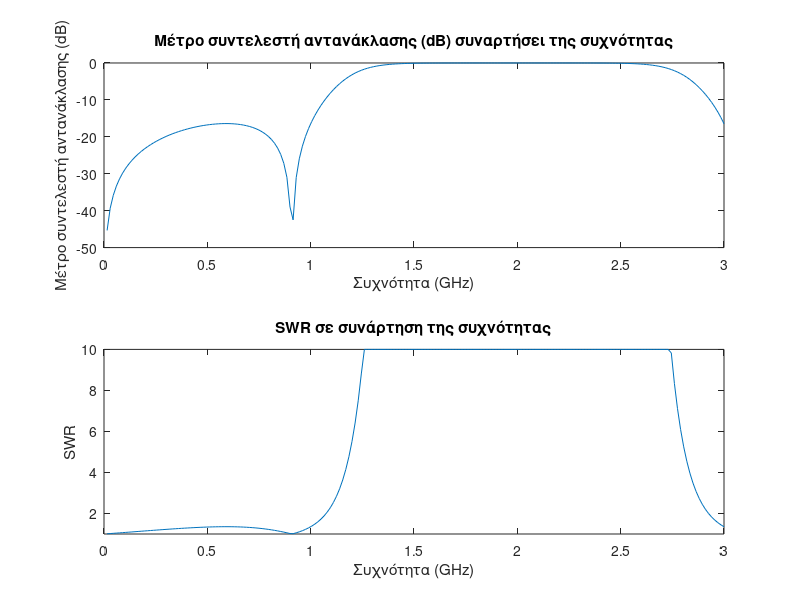

The MATLAB source for this figure:
clearvars;

% Παράμετροι κυκλώματος
Z0 = 50;       % Αντίσταση κύριας γραμμής
Z1 = 101.6;    % Αντίσταση τμήματος 1
Z2 = 101.6;    % Αντίσταση τμήματος 2
Zstub1 = 98.45;% Αντίσταση κλαδιού 1
Zstub2 = 43.6; % Αντίσταση κλαδιού 2
Zstub3 = 98.45;% Αντίσταση κλαδιού 3
f0 = 1e9;      % Συχνότητα λειτουργίας (1 GHz)
N = 201;      % Αριθμός σημείων στο φάσμα συχνότητας
frequencies = linspace(0, 3e9, N); % Φάσμα συχνοτήτων
l = 1/8;       % Μήκος γραμμών σε μονάδες μήκους κύματος
multbl = 2 * pi * l * (frequencies / f0); % Ηλεκτρικά μήκη

% Υπολογισμοί αντιστάσεων στους κλάδους και στα τμήματα
Zin_stub3 = -1i * Zstub3 ./ tan(multbl);
ZL2 = (Zin_stub3 .* Z0) ./ (Zin_stub3 + Z0);
Zin2 = Z2 * (ZL2 + 1i * Z2 * tan(multbl)) ./ (Z2 + 1i * ZL2 .* tan(multbl));

Zin_stub2 = -1i * Zstub2 ./ tan(multbl);
ZL1 = (Zin_stub2 .* Zin2) ./ (Zin_stub2 + Zin2);
Zin1 = Z1 * (ZL1 + 1i * Z1 * tan(multbl)) ./ (Z1 + 1i * ZL1 .* tan(multbl));

Zin_stub1 = -1i * Zstub1 ./ tan(multbl);
Zin_total = (Zin_stub1 .* Zin1) ./ (Zin_stub1 + Zin1);

% Υπολογισμός συντελεστή αντανάκλασης και SWR
Gamma = (Zin_total - Z0) ./ (Zin_total + Z0);
Gamma_dB = 20 * log10(abs(Gamma));
Gamma_dB(Gamma_dB < -60) = -60; % Όριο για το |Γ| σε dB
SWR = (1 + abs(Gamma)) ./ (1 - abs(Gamma));
SWR(SWR > 10) = 10; % Όριο για το SWR

% Διαγράμματα
figure;
subplot(2,1,1);
plot(frequencies / 1e9, Gamma_dB);
title('Μέτρο συντελεστή αντανάκλασης (dB) συναρτήσει της συχνότητας');
xlabel('Συχνότητα (GHz)');
ylabel('Μέτρο συντελεστή αντανάκλασης (dB)');

subplot(2,1,2);
plot(frequencies / 1e9, SWR);
title('SWR σε συνάρτηση της συχνότητας');
xlabel('Συχνότητα (GHz)');
ylabel('SWR');
ylim([1 inf]);

